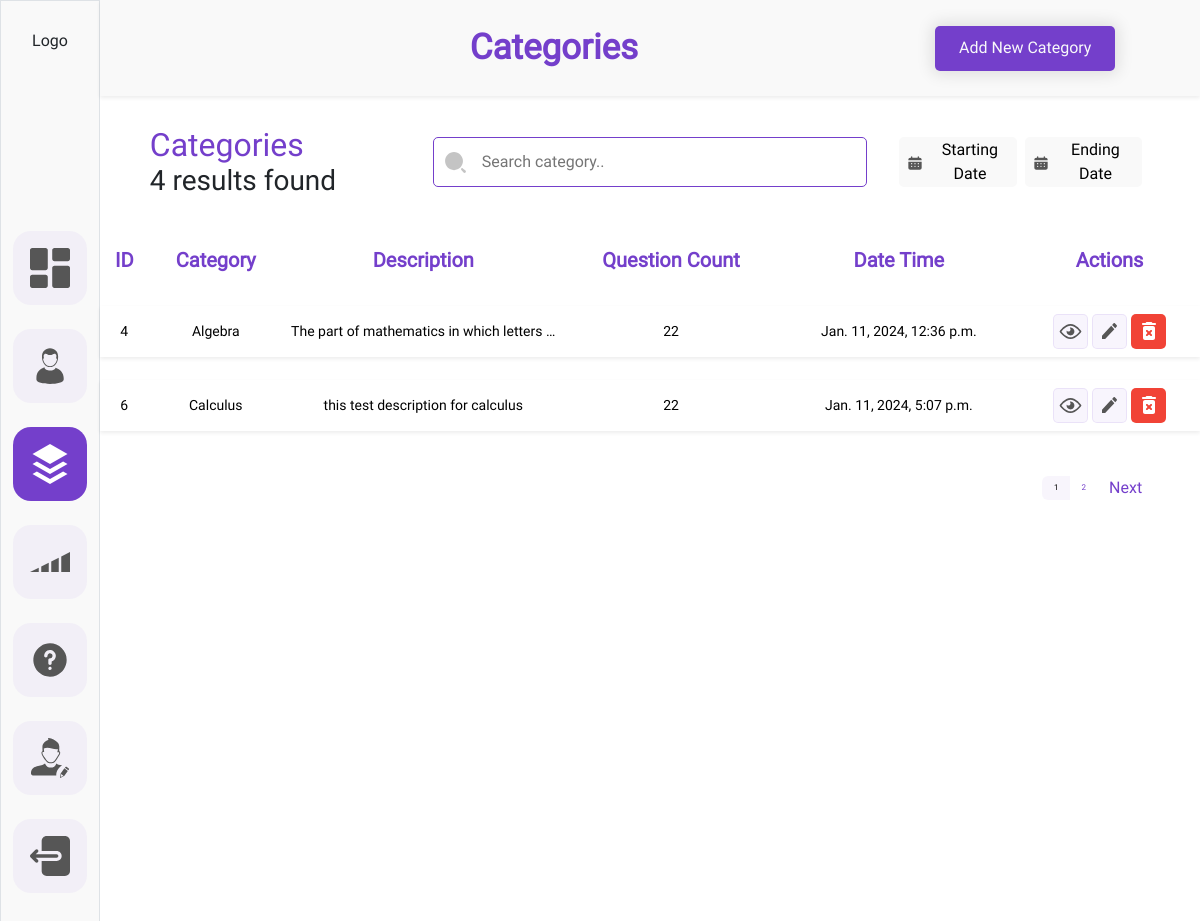
The page /myadmin/categories/ (signed in) on the database its author committed.
### adminDashboard/models.py (models this page shows, shortened)
class Category(BaseModel):
    category_title = models.CharField(max_length=CharFieldSizes.XXX_LARGE)
    category_description = models.TextField()
    category_image = models.ImageField(upload_to='category_images')

### adminDashboard/views.py (the view)
# urls.py: path('categories/', views.categories, name='categories'),
@login_required(login_url='login')
def categories(request):
    search = request.GET.get('search-bar', '')
    start_date = request.GET.get('startdate', '')
    end_date = request.GET.get('enddate', '')
    context={
        'seachbar': search,
        'startdate': start_date,
        'enddate': end_date,
        'category': request.GET.get('category',None)
    }
    records = Category.objects.all()
    if start_date and end_date:
        records = records.filter(created_at__range=(start_date, end_date))
    elif start_date:
        records = records.filter(created_at__gte=start_date)
    elif end_date:
        records = records.filter(created_at__lte=end_date)
    if search:
        records = records.filter(Q(category_title__icontains=search) | Q(category_description__icontains=search))
    paginator = Paginator(records,2)
    page = request.GET.get('page')
    try:
        records_within_range = paginator.page(page)
    except PageNotAnInteger:
        records_within_range = paginator.page(1)
    except EmptyPage:
        records_within_range = paginator.page(paginator.num_pages)
    category_count = records.count()
    context['categories']= records_within_range
    context['category_count'] = category_count
    return render(request, 'admin_dashboard/category.html', context)

### templates/admin_dashboard/category.html (shortened to what this page needs)
{% load static %}
<!DOCTYPE html>
<html lang="en">
<head>
    <link
    href="https://cdn.jsdelivr.net/npm/bootstrap@5.3.2/dist/css/bootstrap.min.css"
    rel="stylesheet"
  />
  <link rel="stylesheet" href="{% static 'admin_dashboard/css/common.css'%}">
  <link rel="stylesheet" href="{%static 'admin_dashboard/css/category.css'%}">
  <link rel="stylesheet" href="{% static 'admin_dashboard/css/users.css'%}">
</head>
<body>
    <div class="container-fluid">
        <div class="row ">
            <div class="col-1 p-0 m-0 bg-sidebar border  ">
              <div class="d-flex flex-column align-items-center ">
                <div
                  class="logo-height w-100 d-flex justify-content-center align-items-center "
                >
                  <a class="text-decoration-none text-dark" href="#">Logo</a>
                </div>
                <div
                  class="w-100 d-flex justify-content-center "
                >
                  <div class="d-flex flex-column gap-4 nav-height margintop-nav">
                    <div class="d-flex">
                      <a
                        class="nav-link rounded-border bg-color"
                        href="{% url 'dashboard'%}"
                      >
                      </a>
                    </div>
                    <div class="d-flex">
                      <a
                        class="nav-link rounded-border bg-color"
                        href="{% url 'users'%}"
                      >
                      </a>
                    </div>
                    <div class="d-flex">
                      <a
                        class="nav-link rounded-border bg-color active-side-bar-menu active-svg-color"
                        href="{% url 'categories'%}"
                      >
                      </a>
                    </div>
                    <div class="d-flex">
                      <a
                        class="nav-link rounded-border bg-color"
                        href="{%url 'levels'%}"
                      >
                        <svg
                          class="sidebar__link-icon def-color"
                          viewBox="0 0 40 40"
                          xmlns="http://www.w3.org/2000/svg"
                        >
                          <path d="M28.75 15.625L21.25 19.375V30H28.75V15.625Z" />
                          <path d="M11.25 30H18.75V20.625L11.25 24.375V30Z" />
                          <path d="M31.25 14.375V30H40V10L31.25 14.375Z" />
                          <path d="M8.75 25.625L0 30H8.75V25.625Z" />
                        </svg>
                      </a>
                    </div>
                    <div class="d-flex">
                      <a
                        class="nav-link rounded-border bg-color"
                        href="../html/question.html"
                      >
                      </a>
                    </div>
                    <div class="d-flex">
                      <a
                        class="nav-link rounded-border bg-color"
                        href="../html/profile.html"
                      >
                      </a>
                    </div>
                    <div class="d-flex">
                      <a
                        class="nav-link rounded-border bg-color"
                        href="{% url 'admin-logout'%}"
                      >
                      </a>
                    </div>
                  </div>
                </div>
              </div>
            </div>
            <div class="col-11 h-100">
                <div class="row p-2 bg-sidebar heading-container-height shadow-sm justify-content-center align-items-center">
                    <div class="col-6 d-flex justify-content-end align-items-center">
                        <div class= "d-flex justify-content-center align-items-center">
                            <h1 class="dashboard__heading m-0">Categories</h1>
                        </div>
                    </div>
                    <div class="col d-flex justify-content-center ">
                        <div class="w-75 d-flex justify-content-end align-items-center">
                            <div class="">
                                <a class="new-category text-decoration-none text-light " href="{%url 'add-category'%}?id=2" ><p class="m-0 p-0">Add New Category</p></a>
                            </div>
                        </div>
                    </div>
                </div>
            <form id="searchForm" action="{% url 'categories'%}" method='GET'>
                <div class="row justify-content-center margintop gap-2">
                  <div class="col-3">
                    <div class="">
                      <div class="d-flex flex-column">
                        <div class="">
                          <h2 class="user-title m-0 p-0">Categories</h2>
                        </div>
                        <div>
                          <h3 class="user-title-desc m-0 p-0">{{category_count }} results found</h3>
                        </div>
                      </div>
                    </div>
                  </div>
                  <div class="col-5 d-flex justify-content-center align-items-center">
                    <div
                      class="h-75 w-100 position-relative d-flex align-items-center"
                    >
                        <div class="w-100 searchbar-height d-flex align-items-center">
                          <input
                            class="search-border search-border-search-btns w-100 h-100 ps-5 pe-3"
                            type="search"
                            name="search-bar"
                            id="searchInput"
                            {% if seachbar %}
                            value='{{seachbar}}'
                            {% else %}
                            value=''
                            {% endif %}
                            placeholder="Search category.."
                          />
                        </div>
                        <div class="position-absolute svg-position">
                        </div>
                    </div>
                  </div>
                  <div
                    class="col-3 d-flex justify-content-start align-items-center gap-2"
                  >
                    <div class="w-100">
                      <button
                      type='button'
                      id='startDateBtn'
                      value='{{startdate}}'
                      data-target="datePickerButton1"
                        class="date-picker-button searchbar-height w-100 border-0 search-border-search-btns bg-sidebar d-flex justify-content-center align-items-center gap-2"
                      >
                        <div class="">
                        </div>
                        {% if startdate %}
                        {{startdate}}
                        {% else %}
                        Starting Date
                        {% endif %}
                      </button>
                    </div>
                    <div class="w-100">
                      <button
                      type='button'
                      id='endDateBtn'
                      data-target="datePickerButton2"
                        class=" date-picker-button searchbar-height w-100 border-0 search-border-search-btns bg-sidebar d-flex justify-content-center align-items-center gap-2"
                      >
                        <div class="">
                        </div>
                        {% if enddate %}
                        {{enddate}}
                        {% else %}
                        Ending Date
                        {% endif %}
                      </button>
                    </div>
                  </div>
                </div>
            </form>
                <div class="row justify-content-center mt-3">
                    <div class="col p-0">
                        <div class="">
                            <div class="">
                                <table class="table table-hover table-borderless">
                                    <thead>
                                        <tr>
                                          <th class="table-head">ID</th>
                                          <th class="table-head">Category</th>
                                          <th class="table-head">Description</th>
                                          <th class="table-head">Question Count</th>
                                          <th class="table-head">Date Time</th>
                                          <th class="table-head">Actions</th>
                                        </tr>
                                      </thead>
                                      <tbody>
                                        {% for category in categories %}
                                        <tr class="tr shadow-sm ">
                                          <td>{{category.id}}</td>
                                          <td>{{category.category_title}}</td>
                                          <td>{{category.category_description}}</td>
                                          <td>22</td>
                                          <td>{{category.created_at}}</td>
                                          <td>
                                            <div class="d-flex justify-content-center align-items-center gap-1">
                                              <div class="">
                                                    <a class="action-btns action-btns-view"  href="{%url 'view-category' pk=category.id%}">
                                                    </a>
                                                </div>
                                                <div class="">
                                                    <a class="action-btns action-btns-view" href="{%url 'update-category' pk=category.id %}">
                                                    </a>
                                                </div>
                                                <div class="">
                                                    <a class="action-btns action-btns-remove" href="#" onclick=deleterecord({{category.id}})   data-bs-toggle="modal" data-bs-target="#user-successfully-delet-modal" >
                                                    </a>
                                                </div>
                                            </div>
                                          </td>
                                        </tr>
                                        {% endfor %}
                                      </tbody>
                                  </table>
                            </div>
                        </div>
                    </div>
                </div>
            <div class="row justify-content-center">
              <div class="col-11 d-flex justify-content-end p-0">
                <nav aria-label="Page navigation example">
                  <ul class="pagination justify-content-end">
                    {% for page_num in categories.paginator.page_range %}
                    <li class="page-item  d-flex justify-content-center align-items-center">
                      <a class="page-link border-0 {% if categories.number == page_num %} custom_active {% endif %}" href="?page={{ page_num }}">{{ page_num }}</a>
                    </li>
                    {% endfor %}
                    {% if categories.has_next %}
                    <li class="page-item">
                      <a class="page-link next border-0" href="?page={{ categories.next_page_number }}">Next</a>
                    </li>
                    {% endif %}
                  </ul>
                </nav>
              </div>
            </div>
            </div>
        </div>
    </div>
</body>
</html>

### static/admin_dashboard/css/common.css (style rules this page uses)
body { margin: 0; padding: 0; box-sizing: border-box; font-family: Roboto; }
.sidebar__link-icon { width: 40px; height: 40px; }
.def-color { fill: #565656; }
.rounded-border { border-radius: 18px; }
.bg-color { background-color: rgba(116, 63, 203, 0.05); }
.bg-sidebar { background-color: #F9F9F9; }
.nav-link { padding: 17px; }
.active-side-bar-menu { background-color: #743FCB; }
.active-svg-color { fill: white; }
.logo-height { height: 10vh; }
.nav-height { height: 100vh; }
.dashboard__heading { font-size: 35px; color: #743FCB; font-weight: 700; }
.date-picker-button { padding: 8px; cursor: pointer; }

### static/admin_dashboard/css/category.css (style rules this page uses)
.new-category { display: flex; justify-content: center; align-items: center; width: 180px; height: 45px; border-radius: 5px; background: #743FCB; box-shadow: 0px 0px 15px 4px rgba(0, 0, 0, 0.10) }

### static/admin_dashboard/css/users.css (style rules this page uses)
.heading-container-height { height: 12vh; }
.user-title { color: #743FCB; }
.margintop { margin-top: 30px; }
.nav-height { height: 100vh; }
.margintop-nav { margin: 150px; }
.searchbar-height { height: 50px; }
.svg-position { left: 10px; }
.svg-size { width: 25px; height: 25px; }
.search-border-search-btns { border-radius: 5px; }
.search-border { border: 1px solid #743FCB; }
.table { border-collapse: separate; border-spacing:0 23px; }
.table-head { font-size: 20px; color: #743FCB !important; text-align: center; }
td { text-align: center; vertical-align: middle; font-size: 14px; max-width: 200px; white-space: nowrap; overflow: hidden; text-overflow: ellipsis; }
.action-btns { display: flex; justify-content: center; align-items: center; width: 35px; height: 35px; border-radius: 5px; }
.action-btns-view { border: 1px solid rgba(116, 63, 203, 0.10); background: rgba(116, 63, 203, 0.05); }
.action-btns-remove { background: #F14336; }
.page-link { font-size: 8px; color: #743FCB; }
.next { font-size: 16px; color: #743FCB !important; }
.custom_active { border: none; color: black; background-color: rgba(116, 63, 203, 0.05); }

### rows shown on the page
Category: id "4", category_title "Algebra", category_description "The part of mathematics in which letters…", created_at "Jan. 11, 2024, 12:36 p.m."
Category: id "6", category_title "Calculus", category_description "this test description for calculus", created_at "Jan. 11, 2024, 5:07 p.m."

### other values the page prints
{{ category_count }} "4"
{{ page_num }} "1" "2"
